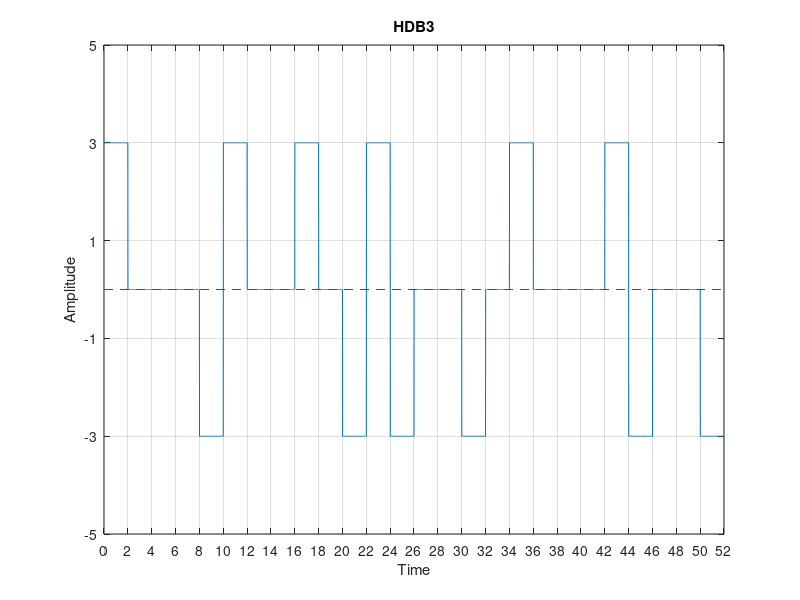

Source code (MATLAB):
clear all;close all;clc;

bits = [1 0 0 0 1 0 0 0 0 0 1 1 0 0 0 0 0 1 0 0 0 0 0 0 0 0];
voltage = 3;

zero_cnt = 0;
one_cnt = 0;
prv_nonzero_voltage = -voltage;
for i = 1 : length(bits)
    if bits(i) == 0
        zero_cnt = zero_cnt + 1;
    else
        modulated(i) = -prv_nonzero_voltage;
        prv_nonzero_voltage = -prv_nonzero_voltage;
        one_cnt = one_cnt + 1;
        zero_cnt = 0;
    endif
    if zero_cnt == 4
        if mod(one_cnt, 2) == 1
              modulated(i) = prv_nonzero_voltage;
              one_cnt = one_cnt + 1;
        else
              modulated(i-3) = -prv_nonzero_voltage;
              modulated(i) = -prv_nonzero_voltage;
              prv_nonzero_voltage = -prv_nonzero_voltage;
              one_cnt = one_cnt + 2;
         endif
        zero_cnt = 0;
        elseif bits(i) == 0
          modulated(i) = 0;
    endif

endfor

bit_duration = 2;
fs = 100;
Total_time = length(bits) * bit_duration;   # time needed to send whole data
time = 0: 1/fs: Total_time;

idx = 1;
for i = 1 : length(time)
    signal(i) = modulated(idx);
    if time(i) / bit_duration >= idx
        idx = idx + 1;
    endif
endfor

# ploting
plot(time, signal);
xticks([0: bit_duration: Total_time]);
yticks([-voltage-2: 2: voltage+2]);
ylim([-voltage-2, voltage+2]);
xlim([0, Total_time]);
grid on;
title("HDB3");
xlabel("Time");
ylabel("Amplitude");
line ([0, Total_time], [0 0], "linestyle", "--", "color", "r");




%Demodulation
idx = 1;
prv_nonzero_voltage = -voltage;
for i = 1 : length(time)
    if time(i)/bit_duration >= idx
        data = signal(i);

        if data == 0
            demodulated(idx) = 0;
        elseif (data == prv_nonzero_voltage)
            demodulated(idx-3) = 0;
            demodulated(idx-2) = 0;
            demodulated(idx-1) = 0;
            demodulated(idx) = 0;
        else
            demodulated(idx) = 1;
            prv_nonzero_voltage = -prv_nonzero_voltage;
        endif
        idx = idx + 1;
    endif
endfor

disp("Orginal bits:");
disp(bits);

disp("Demodulation:");
disp(demodulated);

